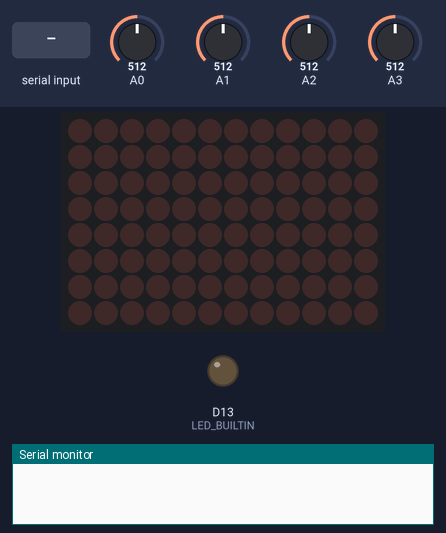
Simulated run of this sketch. Board: Arduino Uno R4 WiFi. Parts: 12×8 LED matrix, output pins drawn as LEDs (lit = HIGH), the last lines printed to the serial monitor. The test bench sets the inputs (shaded band); at power-on: A0 = 512, A1 = 512, A2 = 512, A3 = 512 (analog values on the 0–1023 scale). A WiFi scan finds three made-up networks.

Above: at 1.2 s.
1.3 s: "1" received over Serial
At 4.3 s:
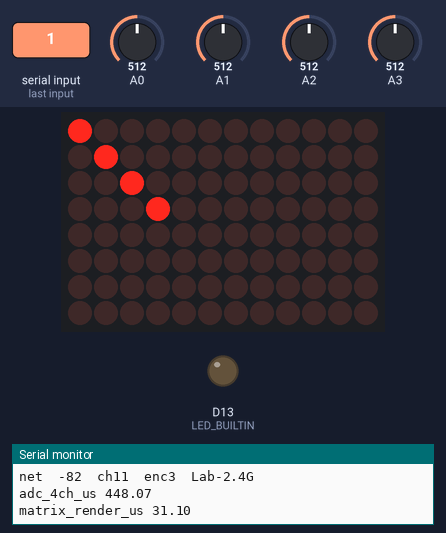
At 9.9 s:
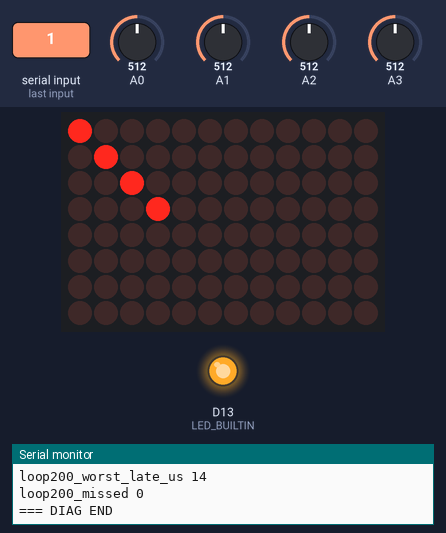
Timing chart, 0 to 10.3 s (numbered marks = the images above; inputs shaded):
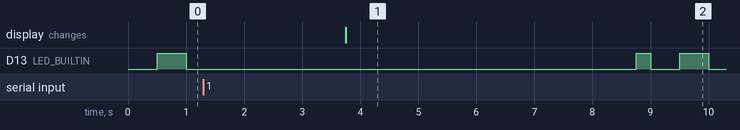

The sketch:

diag.ino
```cpp
// Throwaway diagnostics: Wi-Fi module info + scan, ADC and LED matrix timing, 200 Hz loop jitter.
#include <WiFiS3.h>
#include <Arduino_LED_Matrix.h>
ArduinoLEDMatrix matrix;
uint8_t frame[8][12];

void report() {
  Serial.println("=== DIAG BEGIN");
  Serial.print("wifi_fw "); Serial.println(WiFi.firmwareVersion());
  Serial.print("wifi_fw_latest "); Serial.println(WIFI_FIRMWARE_LATEST_VERSION);
  byte mac[6]; WiFi.macAddress(mac);
  Serial.print("mac ");
  for (int i = 5; i >= 0; i--) { if (mac[i] < 16) Serial.print('0'); Serial.print(mac[i], HEX); if (i) Serial.print(':'); }
  Serial.println();

  int n = WiFi.scanNetworks();
  Serial.print("networks "); Serial.println(n);
  for (int i = 0; i < n; i++) {
    Serial.print("net\t"); Serial.print(WiFi.RSSI(i)); Serial.print("\tch");
    Serial.print(WiFi.channel(i)); Serial.print("\tenc"); Serial.print(WiFi.encryptionType(i));
    Serial.print('\t'); Serial.println(WiFi.SSID(i));
  }

  analogReadResolution(14);
  unsigned long t = micros();
  volatile int s = 0;
  for (int k = 0; k < 1000; k++) for (int c = 0; c < 4; c++) s += analogRead(A0 + c);
  Serial.print("adc_4ch_us "); Serial.println((micros() - t) / 1000.0);

  matrix.begin();
  t = micros();
  for (int k = 0; k < 100; k++) { frame[k % 8][k % 12] ^= 1; matrix.renderBitmap(frame, 8, 12); }
  Serial.print("matrix_render_us "); Serial.println((micros() - t) / 100.0);

  // 200 Hz fixed-timer loop: sample 4ch, render matrix every 10th tick, measure lateness.
  const unsigned long period = 5000;
  unsigned long next = micros() + period, worst = 0, sumLate = 0, missed = 0;
  for (int tick = 0; tick < 1000; tick++) {
    while ((long)(micros() - next) < 0) {}
    unsigned long late = micros() - next;
    if (late > worst) worst = late;
    sumLate += late;
    if (late > period) missed++;
    for (int c = 0; c < 4; c++) s += analogRead(A0 + c);
    if (tick % 10 == 0) matrix.renderBitmap(frame, 8, 12);
    next += period;
  }
  Serial.print("loop200_avg_late_us "); Serial.println(sumLate / 1000.0);
  Serial.print("loop200_worst_late_us "); Serial.println(worst);
  Serial.print("loop200_missed "); Serial.println(missed);
  Serial.println("=== DIAG END");
}

void setup() {
  Serial.begin(115200);
  pinMode(LED_BUILTIN, OUTPUT);
}

void loop() {
  // Wait for the host to send any byte, then run once.
  if (Serial.available()) { while (Serial.available()) Serial.read(); report(); }
  digitalWrite(LED_BUILTIN, (millis() / 500) % 2);
}
```

Measured:
- after the input at 1.3 s, the display: changes after 2.5 s (image 1)
